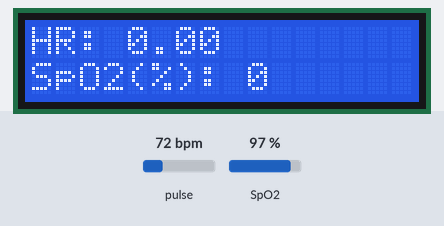
A sketch run on a simulated Arduino Uno, built with avr-gcc and run on an emulated ATmega328P. Shown: 16×2 character LCD. The test bench sets the inputs (shaded band); at power-on: pulse 72 bpm, SpO2 97 %. What the sketch prints to the serial monitor is not drawn.

Above: at 3.2 s.
3.3 s: pulse set to 42 bpm
At 6.1 s:
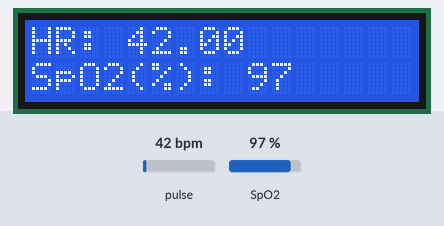
6.4 s: SpO2 set to 80 %
At 7.7 s:
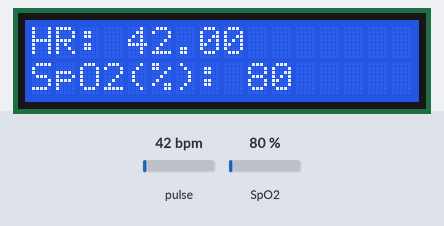
8.8 s: pulse set to 70 bpm
At 10.2 s:
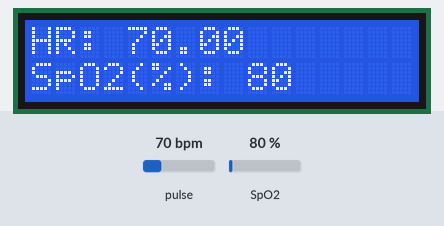
10.9 s: SpO2 set to 85 %
At 12.7 s:
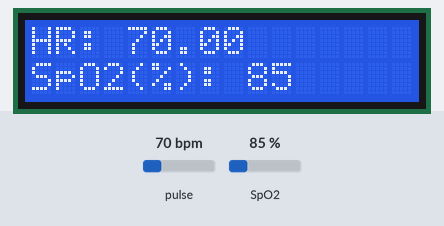
13.0 s: pulse set to 130 bpm
At 14.1 s:
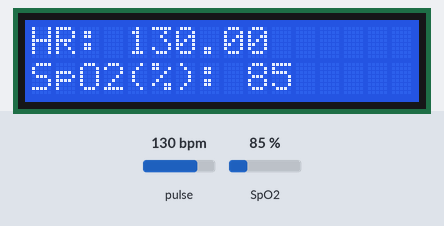
Timing chart, 0 to 16.0 s (numbered marks = the images above; inputs shaded):
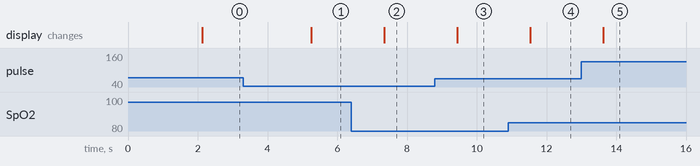

The sketch:

bbbbbbbbbbbbbbbbbbbffffff.ino
```cpp
#include <LiquidCrystal_I2C.h>
#include <Wire.h>
#include <MAX30100_PulseOximeter.h>
#include <SoftwareSerial.h>

#define REPORTING_PERIOD_MS 1000
SoftwareSerial bt_serial(2, 3); // TX, RX
LiquidCrystal_I2C lcd(0x27, 16, 2);
PulseOximeter pox;
uint32_t tsLastReport = 0;

void onBeatDetected()
{
  Serial.println("Beat!");
}

void setup()
{
  Wire.begin();
  Serial.begin(9600); Serial.flush(); while (Serial.available() > 0)Serial.read();
  lcd.begin();
  lcd.backlight();
  Serial.print("Initializing pulse oximeter..");
  lcd.print("Initializing...");
  delay(2000);
  lcd.clear();
  bt_serial.begin(9600);

  if (!pox.begin()) {
    Serial.println("FAILED");
    for (;;);
  } else {
    Serial.println("SUCCESS");
  }
  pox.setIRLedCurrent(MAX30100_LED_CURR_7_6MA); // Initialized Pulseoximeter
  pox.setOnBeatDetectedCallback(onBeatDetected);   // Register a callback for the beat detection
}

//Function can be as follows:

void loop ()
{
  pox.update();
  if (millis() - tsLastReport > REPORTING_PERIOD_MS) {
    Serial.print("Heart rate:");
    Serial.print(pox.getHeartRate());
    Serial.print("bpm / SpO2:");
    Serial.print(pox.getSpO2());
    Serial.println("%");
    lcd.clear();
    lcd.setCursor(0,0);
    lcd.print(String("HR:"));
    lcd.setCursor(4,0);
    lcd.print(pox.getHeartRate());
    lcd.setCursor(0,1);
    lcd.print(String("SpO2(%):"));
    lcd.setCursor(9,1);
    lcd.print(pox.getSpO2());
    bt_serial.println(String("HR:")+(pox.getHeartRate())+String("//")
    +String("SPO2:")+(pox.getSpO2()));
    tsLastReport = millis();
  }

}
```

Measured:
- after the input at 3.3 s, the display: changes after 2.0 s (image 1)
- after the input at 6.4 s, the display: changes after 0.94 s (image 2)
- after the input at 8.8 s, the display: changes after 0.63 s (image 3)
- after the input at 10.9 s, the display: changes after 0.63 s (image 4)
- after the input at 13.0 s, the display: changes after 0.62 s (image 5)
